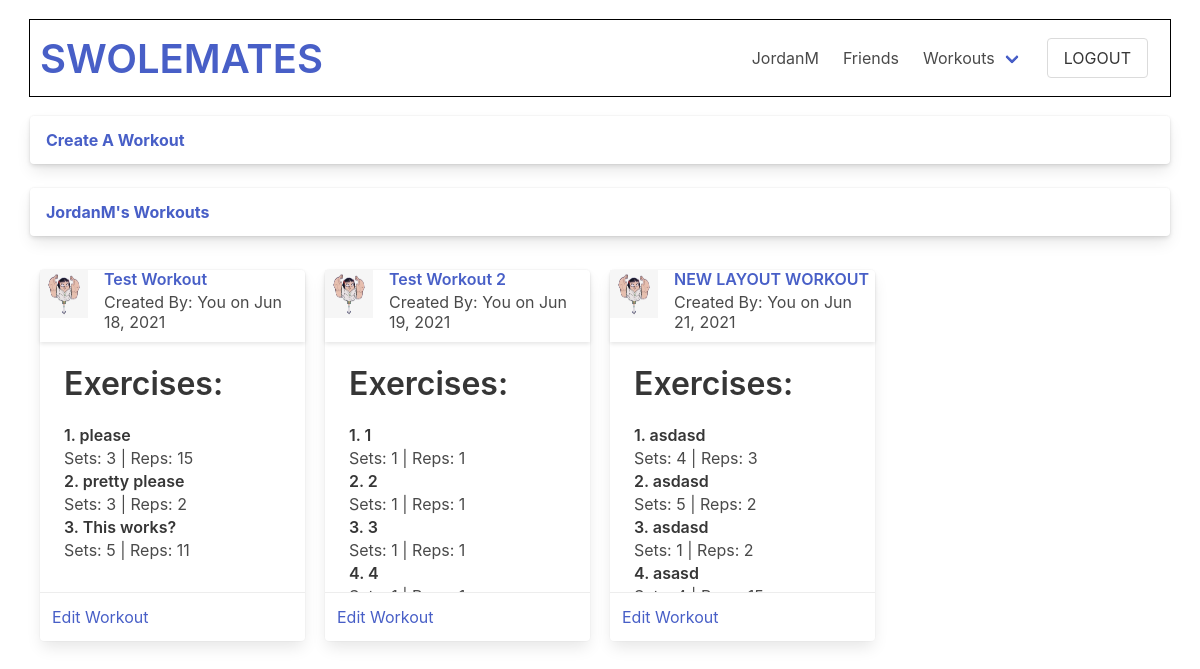
/swolemates/user/JordanM/workouts (signed in), run on an earlier commit of the app's database.
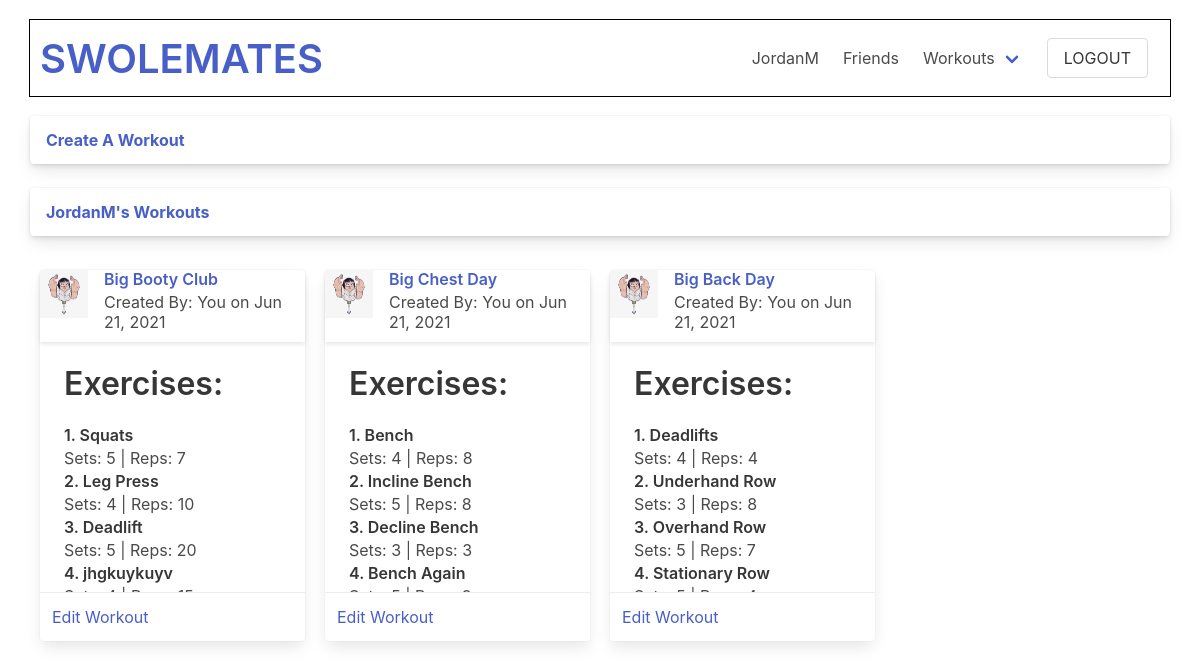
And on a later commit of the database.
### swolemates_app/models.py (models this page shows, shortened)
class Workout(models.Model):
    name = models.CharField(max_length=50)
    created_by = models.ForeignKey(User, related_name="workouts", on_delete=models.CASCADE)
    liked_by = models.ManyToManyField(User, related_name="liked_workouts", blank=True)
    objects = WorkoutManager()
    created_at = models.DateTimeField(auto_now_add=True)
    updated_at = models.DateTimeField(auto_now=True)

class User(models.Model):
    first_name = models.CharField(max_length = 50)
    last_name = models.CharField(max_length = 50)
    username = models.CharField(max_length=45, unique=True)
    email = models.EmailField(unique=True)
    password = models.CharField(max_length = 60)
    profile_photo = models.ImageField(default='default.png', upload_to = "images/")
    bio = models.TextField(blank=True, null=True)
    fav_exercises = models.TextField(blank=True, null=True)
    objects = UserManager()
    friends = models.ManyToManyField('self', blank=True)
    created_at = models.DateTimeField(auto_now_add=True)
    updated_at = models.DateTimeField(auto_now=True)

class Exercise(models.Model):
    workout = models.ForeignKey(Workout, related_name="exercises", on_delete=models.CASCADE)
    name = models.CharField(max_length=50)
    set_count = models.IntegerField()
    rep_count = models.IntegerField()
    created_at = models.DateTimeField(auto_now_add=True)
    updated_at = models.DateTimeField(auto_now=True)

### swolemates_app/views.py (the view)
# urls.py: path('swolemates/user/<str:username>/workouts', views.workouts_list),
def workouts_list(request, username):
    user = User.objects.get(id=request.session['user_id'])
    profile = User.objects.get(username=username)
    context = {
        "user": user,
        "profile": profile,
        "workouts": profile.workouts.all()
    }
    return render(request, "workouts_list.html", context)

### swolemates_app/templates/workouts_list.html (shortened to what the changed rows need)
<!DOCTYPE html>
<html lang="en">
<head>
    <link rel="stylesheet" href="https://cdn.jsdelivr.net/npm/bulma@0.9.3/css/bulma.min.css">
    {% load static %}
    <link rel="stylesheet" href="{% static 'css/lists.css' %}">
</head>
<body>
    <div id="wrapper">
        <div class="tile is-ancestor">
            <div class="tile is-parent is-12 is-vertical">
                {% if workouts %}
                    <div class="tile">
                    {% for workout in workouts %}
                    <div class="tile is-child is-3" id="workout-tile">
                            <div class="card">
                                <div class="card-header" id="workout-header">
                                    <div class="media">
                                        <div class="media-left">
                                            <img src="/media/{{user.profile_photo}}" alt="{{profile.username}}'s profile pic" class="image is-48x48">
                                        </div>
                                        {% if workout.created_by != user %}
                                            <div class="media-content">
                                                <p class="title is-6"><a href="/swolemates/workout/{{workout.id}}">{{ workout.name }}</a></p>
                                                <p class="subtitle is-6">Created By: {{workout.created_by}} on {{workout.created_at|date:"M d, Y"}}</p>
                                            </div>
                                        {% else %}
                                            <div class="media-content">
                                                <p class="title is-6"><a href="/swolemates/workout/{{workout.id}}">{{ workout.name }}</a></p>
                                                <p class="subtitle is-6">Created By: You on {{workout.created_at|date:"M d, Y"}}</p>
                                            </div>
                                        {% endif %}
                                    </div>
                                </div>
                                <div class="card-content" id="workout-tile-exercises">
                                    <p class="title">
                                        Exercises:
                                    </p>
                                        {% for exercise in workout.exercises.all %}
                                            <p class="title is-6">
                                                {{forloop.counter}}. {{exercise.name}}
                                            </p>
                                            <p class="subtitle is-6">Sets: {{exercise.set_count}} | Reps: {{exercise.rep_count}}</p>
                                        {% endfor %}
                                </div>
                                    {% if user == profile %}
                                        <div class="card-footer">
                                            <a href="/swolemates/workout/{{workout.id}}/edit" class="card-footer-item is-justify-content-start">Edit Workout</a>
                                        </div>
                                    {% endif %}
                            </div>
                        </div>
                    {% endfor %}
                {% endif %}
            </div>
            </div>
        </div>
    </div>
</body>
</html>

What changed in the data, as far as the page shows it:
removed Workout: profile_photo (picture), name "Test Workout", created_at "Jun 18, 2021"
removed Exercise: name "please", set_count "3", rep_count "15", shown under "Test Workout"
removed Exercise: name "pretty please", set_count "3", rep_count "2", shown under "Test Workout"
removed Exercise: name "This works?", set_count "5", rep_count "11", shown under "Test Workout"
removed Workout: profile_photo (picture), name "Test Workout 2", created_at "Jun 19, 2021"
removed Exercise: name "1", set_count "1", rep_count "1", shown under "Test Workout 2"
removed Exercise: name "2", set_count "1", rep_count "1", shown under "Test Workout 2"
removed Exercise: name "3", set_count "1", rep_count "1", shown under "Test Workout 2"
removed Exercise: name "4", shown under "Test Workout 2"
removed Workout: profile_photo (picture), name "NEW LAYOUT WORKOUT", created_at "Jun 21, 2021"
removed Exercise: name "asdasd", set_count "4", rep_count "3", shown under "NEW LAYOUT WORKOUT"
removed Exercise: name "asdasd", set_count "5", rep_count "2", shown under "NEW LAYOUT WORKOUT"
removed Exercise: name "asdasd", set_count "1", rep_count "2", shown under "NEW LAYOUT WORKOUT"
removed Exercise: name "asasd", shown under "NEW LAYOUT WORKOUT"
added Workout: profile_photo (picture), name "Big Booty Club", created_at "Jun 21, 2021"
added Exercise: name "Squats", set_count "5", rep_count "7", shown under "Big Booty Club"
added Exercise: name "Leg Press", set_count "4", rep_count "10", shown under "Big Booty Club"
added Exercise: name "Deadlift", set_count "5", rep_count "20", shown under "Big Booty Club"
added Exercise: name "jhgkuykuyv", shown under "Big Booty Club"
added Workout: profile_photo (picture), name "Big Chest Day", created_at "Jun 21, 2021"
added Exercise: name "Bench", set_count "4", rep_count "8", shown under "Big Chest Day"
added Exercise: name "Incline Bench", set_count "5", rep_count "8", shown under "Big Chest Day"
added Exercise: name "Decline Bench", set_count "3", rep_count "3", shown under "Big Chest Day"
added Exercise: name "Bench Again", shown under "Big Chest Day"
added Workout: profile_photo (picture), name "Big Back Day", created_at "Jun 21, 2021"
added Exercise: name "Deadlifts", set_count "4", rep_count "4", shown under "Big Back Day"
added Exercise: name "Underhand Row", set_count "3", rep_count "8", shown under "Big Back Day"
added Exercise: name "Overhand Row", set_count "5", rep_count "7", shown under "Big Back Day"
added Exercise: name "Stationary Row", shown under "Big Back Day"
